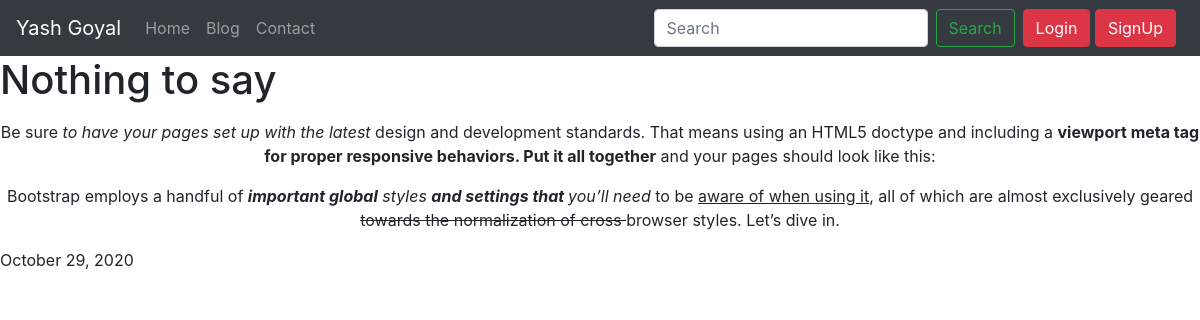
/blog/post/5, run on the app's committed database.
### main/models.py (models this page shows)
class Post(models.Model):
    title = models.CharField(max_length=300)
    content = RichTextField()
    posted_date = models.DateTimeField(auto_now_add=True)

### main/views.py (the view)
# urls.py: path('blog/post/<int:post_id>', views.post, name = "post"),
def post(request, post_id=None):
    post = get_object_or_404(Post, id=post_id)
    context = {'post':post}
    return render(request, 'main/post.html', context)

### main/templates/main/post.html (shortened to what this page needs)
{% extends 'main/index.html' %}
{% block main-content %}
<h1>{{post.title}}</h1>
<p>{{post.content|safe}}</p>
<p>{{post.posted_date|date:"F d, Y"}}</p>
{% endblock %}

### data on the page
Post: title "Nothing to say", content "Be sure to have your pages set up with the latest design and development standards. That means using an HTML5 doctype and including a viewport meta tag for proper responsive behaviors. Put it all together and your pages should look like this: Bootstrap employs a handful of important global styles and settings that you’ll need to be aware of when using it , all of which are almost exclusively geared towards the normalization of cross browser styles. Let’s dive in.", posted_date "October 29, 2020"
